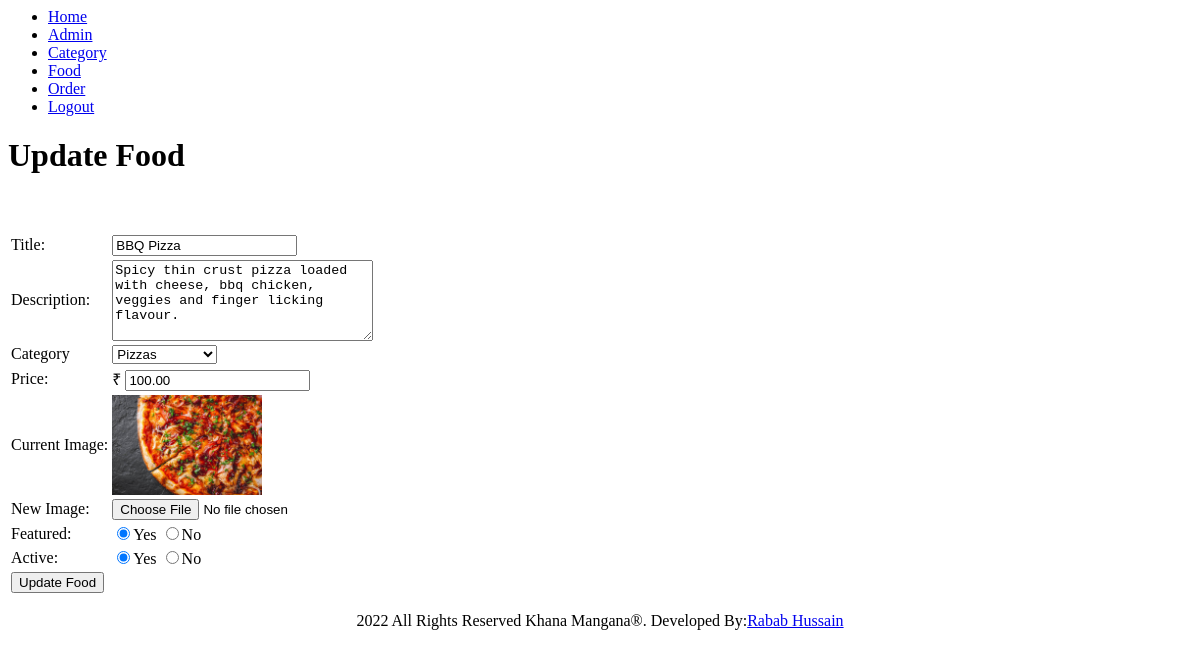
Page /admin/update-food.php?id=7 (signed in) on the committed database.
### tables this page shows
CREATE TABLE `tbl_food` (
  `id` int(100) UNSIGNED NOT NULL,
  `title` varchar(100) NOT NULL,
  `description` text NOT NULL,
  `price` decimal(10,2) NOT NULL,
  `image_name` varchar(255) DEFAULT NULL,
  `category_id` int(10) UNSIGNED NOT NULL,
  `featured` varchar(10) NOT NULL,
  `active` varchar(10) NOT NULL
);

### admin/update-food.php (the view, shortened to what this page needs)
<?php include('partials/menu.php'); ?>
<div class="main-content">
    <div class="wrapper">
        <h1>Update Food</h1>
        <br><br>
        <?php
            if(isset($_GET['id']))
            {
                $id = $_GET['id'];
                $sql2 = "SELECT * FROM tbl_food WHERE id=$id";
                $res2 = mysqli_query($conn,$sql2);
                $count = mysqli_num_rows($res2);
                if($count==1)
                {
                    $row = mysqli_fetch_assoc($res2);
                    $title = $row['title'];
                    $description = $row['description'];
                    $price = $row['price'];
                    $current_image = $row['image_name'];
                    $featured = $row['featured'];
                    $active = $row['active'];
                }
                else
                {
                    $_SESSION['no-food-found'] = "<div class='error'>Food not found.</div>";
                    header('location:'.SITEURL.'admin/manage-food.php');
                }
            }
            else
            {
                header('location:'.SITEURL.'admin/manage-food.php');
            }
        ?>
        <form action="" method="POST" enctype="multipart/form-data">
            <table class="tbl-30">
                <tr>
                    <td>Title: </td>
                    <td>
                        <input type="text" name="title" value="<?php echo $title; ?>">
                    </td>
                </tr>
                <tr>
                    <td>Description: </td>
                    <td>
                        <textarea name="description" cols="30" rows="5" ><?php echo $description; ?></textarea>
                    </td>
                </tr>
                <tr>
                    <td>Category</td>
                    <td>
                        <select name="category">
                        <?php
                            $sql = "SELECT * FROM tbl_category WHERE active='Yes'";
                            $res = mysqli_query($conn,$sql);
                            $count = mysqli_num_rows($res);
                            if($count>0)
                            {
                                while($row=mysqli_fetch_assoc($res))
                                {
                                    $id = $row['id'];
                                    $title = $row['title'];
                                    ?>
                                    <option value=<?php echo $id;?>><?php echo $title;?></option>
                                    <?php
                                }
                            }
                            else
                            {
                                ?>
                                <option value="0">No category Found</option>
                                <?php
                            }
                        ?>
                        </select>
                    </td>
                </tr>
                <tr>
                    <td>Price: </td>
                    <td>₹
                        <input type="number" name="price" value="<?php echo $price; ?>">
                    </td>
                </tr>
                <tr>
                    <td>Current Image: </td>
                    <td>
                        <?php
                            if($current_image != "")
                            {
                                ?>
                                <img src="<?php echo SITEURL; ?>images/food/<?php echo $current_image; ?>" width="150px" class="borderimg">
                                <?php
                            }
                            else
                            {
                                echo "<div class='error'>Image not Added.</div>";
                            }
                        ?>
                    </td>
                </tr>
                <tr>
                    <td>New Image: </td>
                    <td>
                        <input type="file" name="image">
                    </td>
                </tr>
                <tr>
                    <td>Featured: </td>
                    <td>
                        <input <?php if($featured=="Yes"){echo "checked";}?> type="radio" name="featured" value= "Yes">Yes
                        <input <?php if($featured=="No"){echo "checked";}?> type="radio" name="featured" value= "No">No
                    </td>
                </tr>
                <tr>
                    <td>Active: </td>
                    <td>
                    <input <?php if($active=="Yes"){echo "checked";}?> type="radio" name="active" value= "Yes">Yes
                    <input <?php if($active=="No"){echo "checked";}?> type="radio" name="active" value= "No">No
                    </td>
                </tr>
                <tr>
                    <td>
                        <input type="submit" name="submit" value="Update Food" class="btn-secondary">
                    </td>
                </tr>
            </table>
        </form>
    </div>
</div>
<?php include('partials/footer.php'); ?>

### rows in the picture
tbl_food: title "BBQ Pizza", description "Spicy thin crust pizza loaded with cheese, bbq chicken, veggies and finger licking flavour.", price "100.00", image_name (picture), featured "☑", active "☑"

### other values in the picture
form field category "Pizzas"
